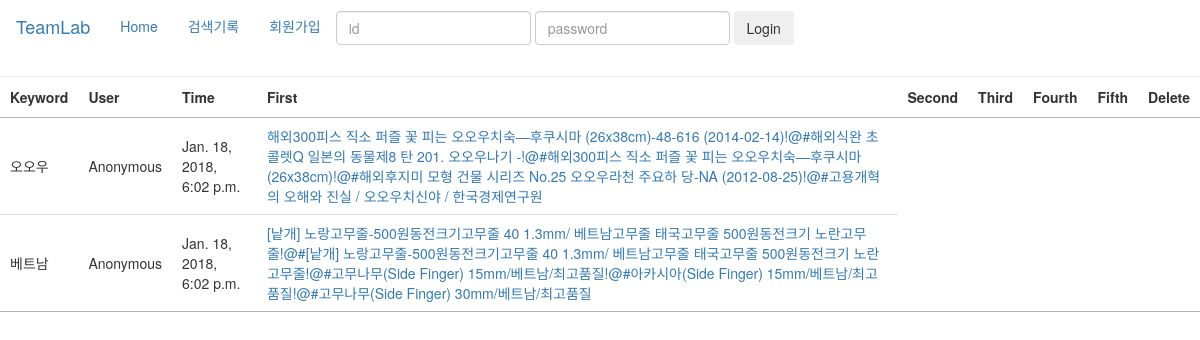
The app's page /history, older data.
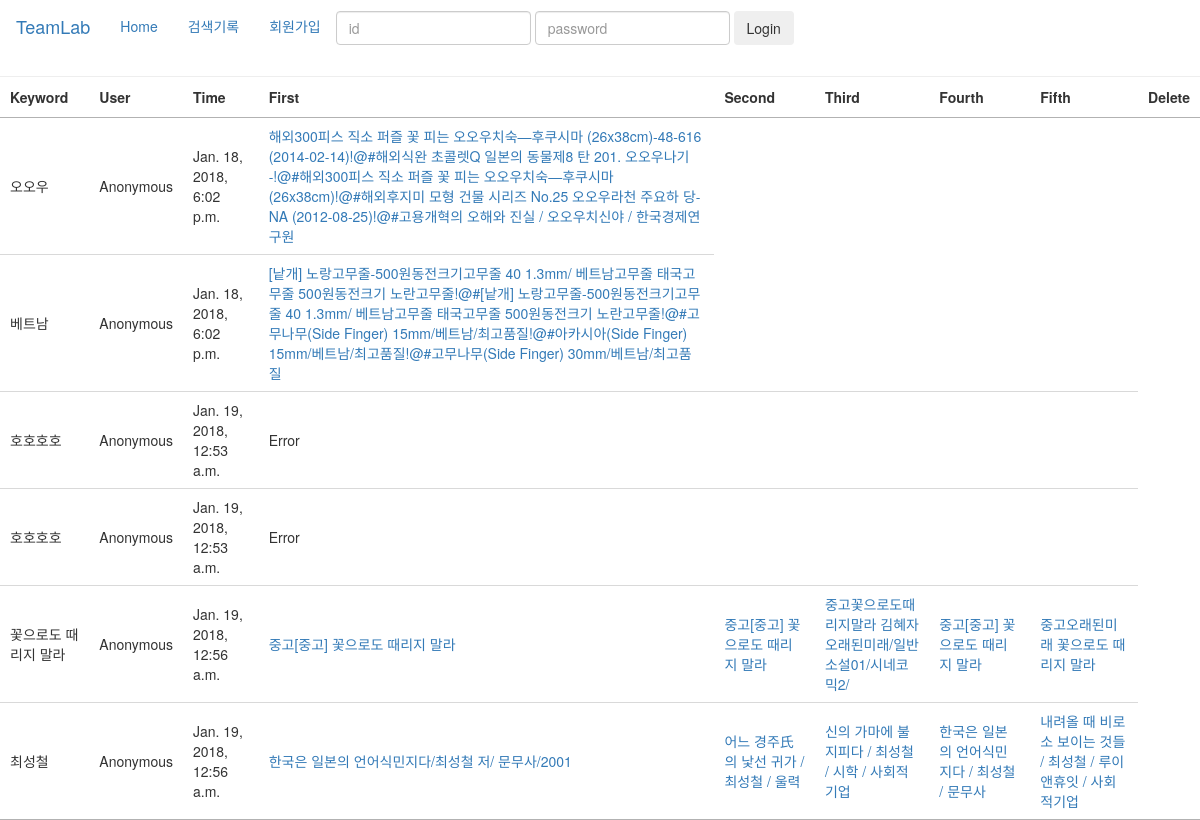
The same page, newer data.
### search/models.py (models this page shows, shortened)
class history(models.Model) :
    search_id = models.AutoField(primary_key=True)
    search_keyword = models.CharField(max_length=255)
    search_user = models.CharField(max_length=255, default='Anonymous')
    search_time = models.DateTimeField(auto_now_add=True)
    search_imagelist = models.CharField(max_length=255, default='Error')
    search_namelist = models.CharField(max_length=255, default='Error')
    search_pricelist = models.CharField(max_length=255, default='Error')
    search_shoplist = models.CharField(max_length=255, default='Error')
    search_linklist = models.CharField(max_length=255, default='Error')

### search/views.py (the view)
# urls.py: url(r'^history$', sc_views.take_history, name='history'),
def take_history(request) :
    try:
        login_id = request.session['login_id']
    except:
        login_id = 'Anonymous'
    histories = history.objects.filter(search_user=login_id)
    result = [{'keyword' : item.search_keyword,
               'user' : item.search_user,
               'time' : item.search_time,
               'list' : zip([link for link in item.search_linklist.split(', ')],
                            [name for name in item.search_namelist.split(', ')])}
              for item in histories]
    return render(request, 'history.html', {'login_id' : login_id, 'result' : result})

### template/history.html (shortened to what this page needs)
{% extends 'base.html' %}
{% load static %}
{% block content %}
    <table id="historytable" class="display">
        <thead>
          <tr>
            <th>Keyword</th>
            <th>User</th>
            <th>Time</th>
            <th>First</th>
            <th>Second</th>
            <th>Third</th>
            <th>Fourth</th>
            <th>Fifth</th>
            <th>Delete</th>
          </tr>
        </thead>
        <tbody>
            {% for item in result %}
                <tr>
                    <td>{{ item.keyword }}</td>
                    <td>{{ item.user }}</td>
                    <td>{{ item.time }}</td>
                    {% for link, name in item.list %}
                        {% if name == 'Error' %}
                        <td>{{ name }}</td>
                        <td></td>
                        <td></td>
                        <td></td>
                        <td></td>
                        {% else %}
                        <td><a href="{{ link }}">{{ name }}</a></td>
                        {% endif %}
                    {% endfor %}
                </tr>
            {% endfor %}
        </tbody>
{% endblock %}

### template/base.html (shortened to what this page needs)
{% load static %}
<!DOCTYPE html>
<html>
<head>
    <link rel="stylesheet" href="{% static 'css/bootstrap.min.css' %}">
    <link rel="stylesheet" href="{% static "css/bootstrap-theme.css" %}">
    <link rel="stylesheet" href="https://cdn.datatables.net/1.10.16/css/jquery.dataTables.min.css"/>
</head>
<body>
    {% block header %}{% include 'header.html' %} {% endblock %}
    {% block content %} {% endblock %}
</body>
</html>

### template/header.html (shortened to what this page needs)
{% load static %}
<div class = 'page-header' style="margin: auto; padding: 0">
    <nav class="navbar navbar-toggleable-md navbar-dark bg-inverse">
      <a class="navbar-brand" href="http://theteamlab.io/">TeamLab</a>
        <ul class="nav navbar-nav mr-auto mt-2 mt-md-0">
          <li class="nav-item active">
            <a class="nav-link" href="{% url 'index' %}">Home<span class="sr-only">(current)</span></a>
          </li>
          <li class="nav-item">
            <a class="nav-link" href="{% url 'history' %}">검색기록</a>
          </li>
        {% if login_id  == 'Anonymous'%}
          <li class="nav-item">
            <a class="nav-link" href="{% url 'registration' %}">회원가입</a>
          </li>
        {% endif %}
        {% if login_id != 'Anonymous' %}
          <li class="nav-item">
              <a href="#" class="dropdown-toggle" data-toggle="dropdown">{{ login_id }} <b class="caret"></b></a>
                <ul class="dropdown-menu">
                    <li><a href="{% url "account_info" %}">Account Info</a></li>
                    <li><a href="{% url "logout" %}">Logout</a></li>
                </ul>
          </li>
        </ul>
        {% else %}
        </ul>
        <p>
            <form class="form-inline my-2 my-lg-0" role="form" action="{% url 'check_login' %}" method="post">
                <div class="form-group">
                    <input class="form-control mr-sm-2" type="text" placeholder="id" id="id_input" name="id">
                </div>
                <div class="form-group">
                    <input class="form-control mr-sm-2" type="password" placeholder="password" id="password_input" name="password">
                </div>
                <button type="submit my-2 my-sm-0" class="btn" >Login</button>
            </form>
        </p>
        {% endif %}
    </nav>
</div>

Row changes from the older to the newer data that the page shows:
added history: keyword "호호호호", user "Anonymous", time "Jan. 19, 2018, 12:53 a.m.", list "Error"
added history: keyword "호호호호", user "Anonymous", time "Jan. 19, 2018, 12:53 a.m.", list "Error"
added history: keyword "꽃으로도 때리지 말라", user "Anonymous", time "Jan. 19, 2018, 12:56 a.m."
added history: keyword "최성철", user "Anonymous", time "Jan. 19, 2018, 12:56 a.m."
Text that changed along with them:
new list line: "중고[중고] 꽃으로도 때리지 말라 중고[중고] 꽃으로도 때리지 말라 중고꽃으로도때리지말라 김혜자 오래된미래/일반소설01/시네코믹2/ 중고[중고] 꽃으로도 때리지 말라 중고오래된미래 꽃으로도 때리지 말라"
new list line: "한국은 일본의 언어식민지다/최성철 저/ 문무사/2001 어느 경주氏의 낯선 귀가 / 최성철 / 울력 신의 가마에 불 지피다 / 최성철 / 시학 / 사회적기업 한국은 일본의 언어식민지다 / 최성철 / 문무사 내려올 때 비로소 보이는 것들 / 최성철 / 루이앤휴잇 / 사회적기업"
